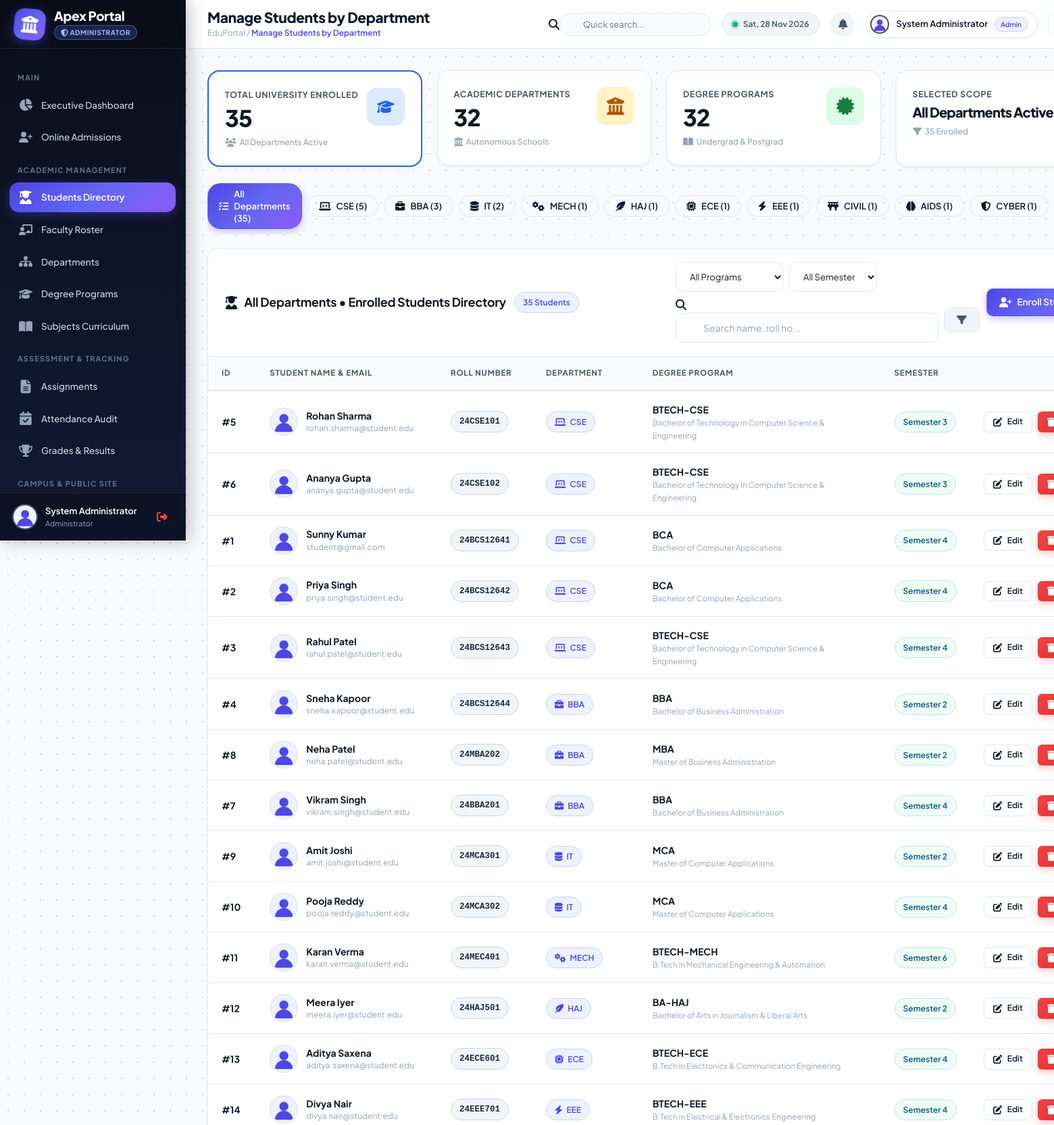
Page /admin/manage_students.php (signed in, upper part) on the committed database.
### tables this page shows
CREATE TABLE `departments` (
  `department_id` INT AUTO_INCREMENT PRIMARY KEY,
  `name` VARCHAR(150) NOT NULL,
  `code` VARCHAR(20) NOT NULL UNIQUE,
  `description` TEXT DEFAULT NULL,
  `head_of_dept` VARCHAR(120) DEFAULT NULL,
  `icon` VARCHAR(50) DEFAULT 'fa-laptop-code',
  `created_at` TIMESTAMP DEFAULT CURRENT_TIMESTAMP
);

CREATE TABLE `students` (
  `student_id` INT AUTO_INCREMENT PRIMARY KEY,
  `user_id` INT NOT NULL UNIQUE,
  `roll_no` VARCHAR(50) NOT NULL UNIQUE,
  `department_id` INT DEFAULT NULL,
  `course_id` INT DEFAULT NULL,
  `course` VARCHAR(100) DEFAULT 'BCA',
  `semester` INT NOT NULL DEFAULT 1,
  `admission_year` INT NOT NULL DEFAULT 2024,
  `gender` ENUM('Male','Female','Other') DEFAULT 'Male',
  `dob` DATE DEFAULT NULL,
  `address` TEXT DEFAULT NULL,
  `status` ENUM('Active','Graduated','Suspended') DEFAULT 'Active',
  `profile_picture` VARCHAR(255) DEFAULT NULL,
  `created_at` TIMESTAMP DEFAULT CURRENT_TIMESTAMP,
  CONSTRAINT `fk_sp_stu_course` FOREIGN KEY (`course_id`) REFERENCES `courses` (`course_id`) ON DELETE SET NULL,
  CONSTRAINT `fk_sp_stu_user` FOREIGN KEY (`user_id`) REFERENCES `users` (`id`) ON DELETE CASCADE
);

CREATE TABLE `users` (
  `id` INT AUTO_INCREMENT PRIMARY KEY,
  `name` VARCHAR(120) NOT NULL,
  `email` VARCHAR(120) NOT NULL UNIQUE,
  `password` VARCHAR(255) NOT NULL,
  `role` ENUM('admin', 'faculty', 'student') NOT NULL DEFAULT 'student',
  `profile_picture` VARCHAR(255) DEFAULT 'default.png',
  `phone` VARCHAR(30) DEFAULT NULL,
  `created_at` TIMESTAMP DEFAULT CURRENT_TIMESTAMP
);

CREATE TABLE `courses` (
  `course_id` INT AUTO_INCREMENT PRIMARY KEY,
  `department_id` INT NOT NULL,
  `name` VARCHAR(150) NOT NULL,
  `code` VARCHAR(30) NOT NULL UNIQUE,
  `degree_level` ENUM('Undergraduate','Postgraduate','Doctorate','Diploma') NOT NULL DEFAULT 'Undergraduate',
  `duration` VARCHAR(50) NOT NULL DEFAULT '3 Years',
  `semester_count` INT NOT NULL DEFAULT 6,
  `fees_per_year` DECIMAL(10,2) NOT NULL DEFAULT 65000.00,
  `eligibility` TEXT DEFAULT NULL,
  `description` TEXT DEFAULT NULL,
  `created_at` TIMESTAMP DEFAULT CURRENT_TIMESTAMP,
  `course_name` VARCHAR(150) DEFAULT NULL,
  `course_code` VARCHAR(30) DEFAULT NULL,
  CONSTRAINT `fk_sp_course_dept` FOREIGN KEY (`department_id`) REFERENCES `departments` (`department_id`) ON DELETE CASCADE
);

### config/db.php (called while the page is built, shortened)
<?php
$host = getenv('DB_HOST') ?: "127.0.0.1";
$user = getenv('DB_USER') ?: "root";
$password = getenv('DB_PASSWORD') !== false ? getenv('DB_PASSWORD') : "";
$database = getenv('DB_NAME') ?: "student_portal";
$port = getenv('DB_PORT') ? (int)getenv('DB_PORT') : 3306;
try {
    $con = @mysqli_connect($host, $user, $password, $database, $port);
} catch (Throwable $e) {
    $con = false;
}
mysqli_set_charset($con, "utf8mb4");
if ($con) {
    static $schema_checked = false;
    if (!$schema_checked) {
if (!function_exists('safe_num_rows')) {
    function safe_num_rows($result) {
        if ($result && is_object($result)) {
            return mysqli_num_rows($result);
        }
        return 0;
    }
}
    }
}
if (!function_exists('safe_fetch_assoc')) {
    function safe_fetch_assoc($result) {
        if ($result && is_object($result) && mysqli_num_rows($result) > 0) {
            return mysqli_fetch_assoc($result);
        }
        return [];
    }
}
?>

### admin/manage_students.php (the view, shortened to what this page needs)
<?php
include("../config/db.php");
$dept_filter = isset($_GET['dept']) && is_numeric($_GET['dept']) ? (int)$_GET['dept'] : 0;
$search = isset($_GET['search']) ? escape($con, trim($_GET['search'])) : '';
$where_clauses = ["1=1"];
$where_sql = implode(" AND ", $where_clauses);
$query = mysqli_query($con, "
    SELECT students.*, users.name, users.email,
           d.name AS department_name, d.code AS department_code, d.icon AS department_icon,
           c.name AS course_full_name, c.code AS course_code
    FROM students
    INNER JOIN users ON students.user_id = users.id
    LEFT JOIN departments d ON students.department_id = d.department_id
    LEFT JOIN courses c ON students.course_id = c.course_id
    WHERE $where_sql
    ORDER BY students.department_id ASC, students.semester ASC, students.roll_no ASC
");
$depts_list = [];
$total_all_students = 0;
$d_res = @mysqli_query($con, "
    SELECT d.department_id, d.name, d.code, d.icon,
           (SELECT COUNT(*) FROM students s WHERE s.department_id = d.department_id) AS student_count
    FROM departments d
    ORDER BY d.department_id ASC
");
if ($d_res) {
    while ($d = safe_fetch_assoc($d_res)) {
        $depts_list[] = $d;
        $total_all_students += (int)$d['student_count'];
    }
}
$courses_list = [];
$c_res = @mysqli_query($con, "SELECT course_id, department_id, name, code FROM courses ORDER BY name ASC");
if ($c_res) {
    while ($c = safe_fetch_assoc($c_res)) {
        $courses_list[] = $c;
    }
}
include("../includes/header.php");
include("../includes/sidebar_admin.php");
include("../includes/navbar.php");
?>
<div class="stats-grid" style="margin-bottom: 24px;">
    <a href="manage_students.php" style="text-decoration:none;">
        <div class="stat-card <?php echo ($dept_filter === 0) ? 'primary' : ''; ?>" style="cursor:pointer; border: <?php echo ($dept_filter === 0) ? '2px solid #2563eb' : '1px solid #e2e8f0'; ?>;">
            <div class="stat-info">
                <div class="stat-label">Total University Enrolled</div>
                <div class="stat-value"><?php echo $total_all_students; ?></div>
                <div class="stat-subtext"><i class="fa-solid fa-users"></i> All Departments Active</div>
            </div>
            <div class="stat-icon-wrapper" style="background:#dbeafe; color:#2563eb;">
                <i class="fa-solid fa-graduation-cap"></i>
            </div>
        </div>
    </a>
    <a href="manage_departments.php" style="text-decoration:none;">
        <div class="stat-card" style="cursor:pointer;">
            <div class="stat-info">
                <div class="stat-label">Academic Departments</div>
                <div class="stat-value"><?php echo count($depts_list); ?></div>
                <div class="stat-subtext"><i class="fa-solid fa-building-columns"></i> Autonomous Schools</div>
            </div>
            <div class="stat-icon-wrapper" style="background:#fef3c7; color:#b45309;">
                <i class="fa-solid fa-building-columns"></i>
            </div>
        </div>
    </a>
    <a href="manage_courses.php" style="text-decoration:none;">
        <div class="stat-card" style="cursor:pointer;">
            <div class="stat-info">
                <div class="stat-label">Degree Programs</div>
                <div class="stat-value"><?php echo count($courses_list); ?></div>
                <div class="stat-subtext"><i class="fa-solid fa-book-open"></i> Undergrad & Postgrad</div>
            </div>
            <div class="stat-icon-wrapper" style="background:#dcfce7; color:#15803d;">
                <i class="fa-solid fa-certificate"></i>
            </div>
        </div>
    </a>
    <?php
    $active_filter_label = "All Departments Active";
    $active_filter_val = $total_all_students . " Enrolled";
    ?>
    <div class="stat-card purple">
        <div class="stat-info">
            <div class="stat-label">Selected Scope</div>
            <div class="stat-value" style="font-size: 20px; white-space:nowrap; overflow:hidden; text-overflow:ellipsis;"><?php echo htmlspecialchars($active_filter_label); ?></div>
            <div class="stat-subtext"><i class="fa-solid fa-filter"></i> <?php echo htmlspecialchars($active_filter_val); ?></div>
        </div>
    </div>
</div>
<div style="display:flex; align-items:center; gap:8px; overflow-x:auto; padding-bottom:8px; margin-bottom:20px;">
    <a href="manage_students.php" class="btn <?php echo ($dept_filter === 0) ? 'btn-primary' : 'btn-outline'; ?>" style="font-size:13px; border-radius:20px; padding:6px 16px;">
        <i class="fa-solid fa-list-check"></i> All Departments (<?php echo $total_all_students; ?>)
    </a>
    <?php foreach ($depts_list as $d):
        $d_id = (int)$d['department_id'];
        $active_class = ($dept_filter === $d_id) ? 'btn-primary' : 'btn-outline';
    ?>
        <a href="manage_students.php?dept=<?php echo $d_id; ?>" class="btn <?php echo $active_class; ?>" style="font-size:13px; border-radius:20px; padding:6px 16px; white-space:nowrap;">
            <i class="fa-solid <?php echo htmlspecialchars($d['icon'] ?: 'fa-graduation-cap'); ?>"></i>
            <?php echo htmlspecialchars($d['code']); ?> (<?php echo (int)$d['student_count']; ?>)
        </a>
    <?php endforeach; ?>
</div>
<div class="card">
    <div class="card-header" style="flex-wrap:wrap; gap:14px;">
        <div style="display:flex; align-items:center; gap:12px; flex-wrap:wrap;">
            <h3>
                <i class="fa-solid fa-user-graduate text-primary"></i>
                <?php
                if ($dept_filter > 0) {
                    $selected_dname = "Department";
                    foreach ($depts_list as $dl) {
                        if ((int)$dl['department_id'] === $dept_filter) {
                            $selected_dname = $dl['name'];
                            break;
                        }
                    }
                    echo htmlspecialchars($selected_dname) . " &bull; Enrolled Students";
                } else {
                    echo "All Departments &bull; Enrolled Students Directory";
                }
                ?>
            </h3>
            <span class="badge badge-primary"><?php echo safe_num_rows($query); ?> Students</span>
        </div>
        <div style="display:flex; align-items:center; gap:10px; flex-wrap:wrap;">
            <form method="GET" class="search-toolbar" style="display:flex; gap:8px; flex-wrap:wrap;">
                <select name="course" class="form-control" style="width:160px; font-size:13px;" onchange="this.form.submit()">
                    <option value="">All Programs</option>
                </select>
                <select name="sem" class="form-control" style="width:130px; font-size:13px;" onchange="this.form.submit()">
                    <option value="">All Semesters</option>
                </select>
                <div class="search-input-group" style="min-width:200px;">
                    <i class="fa-solid fa-magnifying-glass"></i>
                    <input type="text" name="search" class="form-control" placeholder="Search name, roll no..." value="<?php echo htmlspecialchars($search); ?>">
                </div>
                <button type="submit" class="btn btn-secondary" title="Apply Filter"><i class="fa-solid fa-filter"></i></button>
            </form>
            <a href="add_student.php" class="btn btn-primary">
                <i class="fa-solid fa-user-plus"></i> Enroll Student
            </a>
        </div>
    </div>
    <div class="card-body" style="padding:0;">
        <div class="table-responsive">
            <table class="custom-table">
                <thead>
                    <tr>
                        <th>ID</th>
                        <th>Student Name & Email</th>
                        <th>Roll Number</th>
                        <th>Department</th>
                        <th>Degree Program</th>
                        <th>Semester</th>
                        <th style="text-align:right;">Actions</th>
                    </tr>
                </thead>
                <tbody>
                    <?php if ($query && safe_num_rows($query) > 0): ?>
                        <?php while ($row = safe_fetch_assoc($query)):
                            $pic = !empty($row['profile_picture']) && file_exists("../uploads/profile_pictures/" . $row['profile_picture'])
                                ? "../uploads/profile_pictures/" . $row['profile_picture']
                                : "../assets/images/default-user.png";
                            $d_code = $row['department_code'] ?? 'CSE';
                            $d_icon = $row['department_icon'] ?? 'fa-graduation-cap';
                            $c_code = $row['course_code'] ?? ($row['course'] ?? 'BCA');
                        ?>
                            <tr>
                                <td><strong>#<?php echo $row['student_id']; ?></strong></td>
                                <td>
                                    <div class="table-user-cell">
                                        <img src="<?php echo $pic; ?>" alt="Student Photo" class="table-avatar">
                                        <div>
                                            <div class="user-name"><?php echo htmlspecialchars($row['name']); ?></div>
                                            <div class="user-subtext"><?php echo htmlspecialchars($row['email']); ?></div>
                                        </div>
                                    </div>
                                </td>
                                <td>
                                    <span class="badge badge-dark" style="font-family:monospace; font-size:12.5px; font-weight:700;">
                                        <?php echo htmlspecialchars($row['roll_no']); ?>
                                    </span>
                                </td>
                                <td>
                                    <span class="badge badge-primary" style="font-size:12px; gap:6px;">
                                        <i class="fa-solid <?php echo htmlspecialchars($d_icon); ?>"></i>
                                        <?php echo htmlspecialchars($d_code); ?>
                                    </span>
                                </td>
                                <td>
                                    <strong><?php echo htmlspecialchars($c_code); ?></strong>
                                    <div style="font-size:11.5px; color:var(--text-muted);"><?php echo htmlspecialchars($row['course_full_name'] ?? ''); ?></div>
                                </td>
                                <td>
                                    <span class="badge badge-info" style="font-weight:600;">Semester <?php echo htmlspecialchars($row['semester']); ?></span>
                                </td>
                                <td style="text-align:right;">
                                    <div class="table-actions">
                                        <a href="edit_student.php?id=<?php echo $row['student_id']; ?>" class="btn btn-outline btn-sm" title="Edit Student">
                                            <i class="fa-solid fa-pen-to-square"></i> Edit
                                        </a>
                                        <a href="delete_student.php?id=<?php echo $row['student_id']; ?>" class="btn btn-danger btn-sm" onclick="return confirm('Are you sure you want to delete student <?php echo htmlspecialchars(addslashes($row['name'])); ?>? This will remove all related attendance and grades records.')" title="Delete Student">
                                            <i class="fa-solid fa-trash"></i> Delete
                                        </a>
                                    </div>
                                </td>
                            </tr>
                        <?php endwhile; ?>
                    <?php endif; ?>
                </tbody>
            </table>
        </div>
    </div>
</div>
<?php include("../includes/footer.php"); ?>

### rows in the picture
departments: code "CSE", student_count "5"
departments: code "BBA", student_count "3"
departments: code "IT", student_count "2"
departments: code "MECH", student_count "1"
departments: code "HAJ", student_count "1"
departments: code "ECE", student_count "1"
departments: code "EEE", student_count "1"
departments: code "CIVIL", student_count "1"
departments: code "AIDS", student_count "1"
departments: code "CYBER", student_count "1"
students: student_id "5", user.name "Rohan Sharma", user.email "rohan.sharma@student.edu", roll_no "24CSE101", department.code "CSE", course.code "BTECH-CSE", course.name "Bachelor of Technology in Computer Science & Engineering", semester "3"
students: student_id "6", user.name "Ananya Gupta", user.email "ananya.gupta@student.edu", roll_no "24CSE102", department.code "CSE", course.code "BTECH-CSE", course.name "Bachelor of Technology in Computer Science & Engineering", semester "3"
students: student_id "1", user.name "Sunny Kumar", user.email "student@gmail.com", roll_no "24BCS12641", department.code "CSE", course.code "BCA", course.name "Bachelor of Computer Applications", semester "4"
students: student_id "2", user.name "Priya Singh", user.email "priya.singh@student.edu", roll_no "24BCS12642", department.code "CSE", course.code "BCA", course.name "Bachelor of Computer Applications", semester "4"
students: student_id "3", user.name "Rahul Patel", user.email "rahul.patel@student.edu", roll_no "24BCS12643", department.code "CSE", course.code "BTECH-CSE", course.name "Bachelor of Technology in Computer Science & Engineering", semester "4"
students: student_id "4", user.name "Sneha Kapoor", user.email "sneha.kapoor@student.edu", roll_no "24BCS12644", department.code "BBA", course.code "BBA", course.name "Bachelor of Business Administration", semester "2"
students: student_id "8", user.name "Neha Patel", user.email "neha.patel@student.edu", roll_no "24MBA202", department.code "BBA", course.code "MBA", course.name "Master of Business Administration", semester "2"
students: student_id "7", user.name "Vikram Singh", user.email "vikram.singh@student.edu", roll_no "24BBA201", department.code "BBA", course.code "BBA", course.name "Bachelor of Business Administration", semester "4"
students: student_id "9", user.name "Amit Joshi", user.email "amit.joshi@student.edu", roll_no "24MCA301", department.code "IT", course.code "MCA", course.name "Master of Computer Applications", semester "2"
students: student_id "10", user.name "Pooja Reddy", user.email "pooja.reddy@student.edu", roll_no "24MCA302", department.code "IT", course.code "MCA", course.name "Master of Computer Applications", semester "4"
students: student_id "11", user.name "Karan Verma", user.email "karan.verma@student.edu", roll_no "24MEC401", department.code "MECH", course.code "BTECH-MECH", course.name "B.Tech in Mechanical Engineering & Automation", semester "6"
students: student_id "12", user.name "Meera Iyer", user.email "meera.iyer@student.edu", roll_no "24HAJ501", department.code "HAJ", course.code "BA-HAJ", course.name "Bachelor of Arts in Journalism & Liberal Arts", semester "2"
students: student_id "13", user.name "Aditya Saxena", user.email "aditya.saxena@student.edu", roll_no "24ECE601", department.code "ECE", course.code "BTECH-ECE", course.name "B.Tech in Electronics & Communication Engineering", semester "4"
students: student_id "14", user.name "Divya Nair", user.email "divya.nair@student.edu", roll_no "24EEE701", department.code "EEE", course.code "BTECH-EEE", course.name "B.Tech in Electrical & Electronics Engineering", semester "4"

### other values in the picture
$admin_name "System Administrator"
$header_title "Manage Students by Department"
$user_name "System Administrator"
$user_role_label "Admin"
$total_all_students "35"
count($depts_list) "32"
count($courses_list) "32"
$active_filter_label "All Departments Active"
$active_filter_val "35 Enrolled"
safe_num_rows($query) "35"
